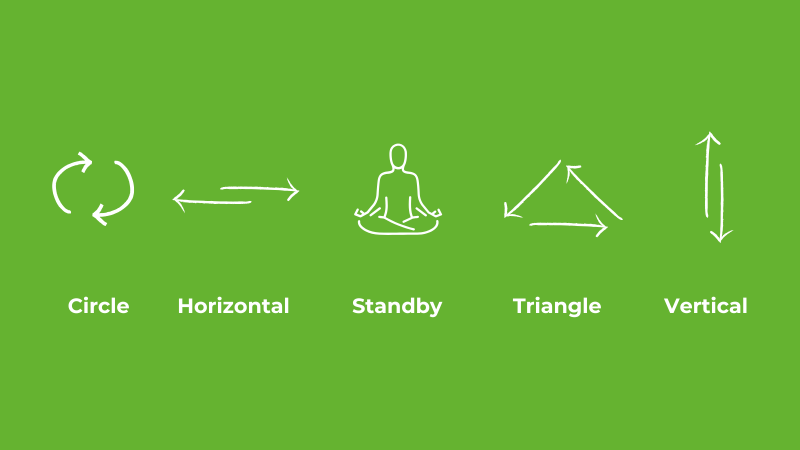
#> input picture Activity2_Bare-Metal_Edge-AI_Solution/Additionals/Demo-Image-Hand-Character.png, 1600 x 900 px (shown at 1/2 size)
$ jupyter execute Uygulama_test_edge_hand_character_recognition.ipynb
#> lines starting #> are read from the running program, lines starting #| are printed output that depends on the picture; after the words box and inside, x2 and y2 are one past the last pixel; in counts of white or black regions, pixels touching at a corner belong together
<p align="center"></p>

## Accelerator Workshops'a Hoşgeldiniz!

Empa Electronics tarafından düzenlenen Accelerators Workshops etkinlikleri serimizin Uçta Yapay Zeka adımına hoşgeldiniz. Bu açık-kaynak repository, workshop etkiliğimizde deneyimleyeceğiniz "ST Platformları İçin Edge-AI Çözümleri Geliştirme" uygulaması çalışma ortamını edinebilmeniz ve aktivitelere kolaylıkla eşlik edebilmeniz için sizinle paylaşılmıştır.

Bu script, uygulama içeriğinde geliştirilen modelin uç birimde testi için oluşturulmuştur.

**Uygulama Adımları:**

1. Gereksinimlerin Dahil Edilmesi
2. Seri Port ile Veri Örneği Okuma & Eğitilmiş Modeli Kullanarak Tahminleme

## 1. Gereksinimlerin Dahil Edilmesi

Gerekli modeller için import işlemi:

[cell 1]
import cv2
import numpy as np
import serial
from PIL import Image

## 3. Seri Port ile Veri Örneği Okuma & Eğitilmiş Modeli Kullanarak Tahminleme

Seri port konfigürasyonu için gerekli değerlerin tanımlanması:

[cell 2]
serial_port = '/dev/ttyACM0'   # Ubuntu
# serial_port = 'COM0'         # Windows
baud_rate = 115200
time_out = 2

Seri port üzerinden veri okuma & okunan veri örneklerinin tahminlenmesi

[cell 3]
class HandCharApp:
    def __init__(self, serialport, baudrate, timeout):
        self.serialport = serialport
        self.baudrate = baudrate
        self.timeout = timeout
        self.line = None
        self.name_class = None
        self.conf_vertical = -1
        self.conf_horizontal = -1
        self.conf_stanby = -1
        self.conf_circle = -1
        self.conf_triangle = -1

        self.read_background()
        self.name_app = "Hand Character Recognition - GUI - Empa Electronics"

    def read_data(self):
        with serial.Serial(self.serialport, self.baudrate, timeout=5) as ser_read:
            line = ser_read.readline()
            self.line = str(line).replace("b'", "").replace("\\n'", "").split(" ")

            if len(self.line) == 6 and self.line[0] in ["circle", "horizontal", "standby", "triangle", "vertical"]:
                self.name_class,  self.conf_circle, self.conf_horizontal, self.conf_stanby, self.conf_triangle, self.conf_vertical = self.line
            else:
                self.line = None

    def read_background(self):
        self.image_bg = cv2.cvtColor(np.array(Image.open("Additionals/Demo-Image-Hand-Character.png")), cv2.COLOR_RGB2BGR)

    def get_class_roi(self):
        image = self.image_bg
        self.roi_circle = image[:, :300].copy()
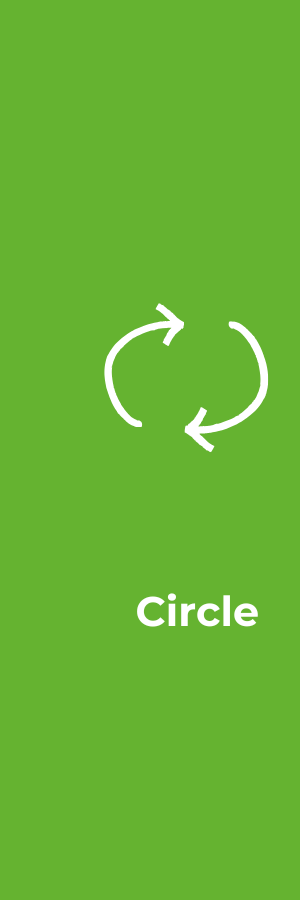
#> self.roi_circle: shape (900, 300, 3); mean B, G, R 51.6, 180.3, 103.7
        self.roi_horizontal = image[:, 300:620].copy()
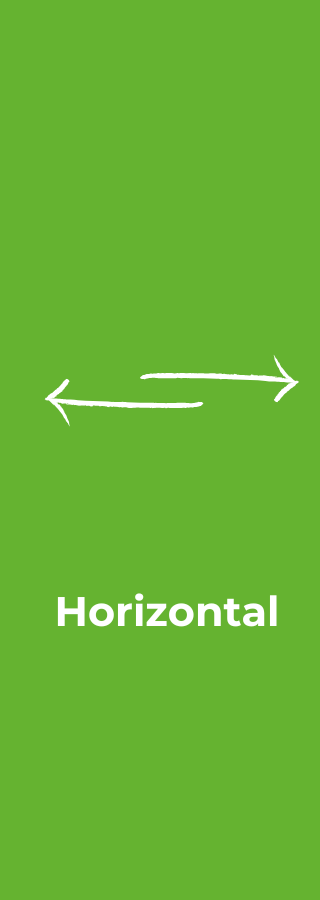
#> self.roi_horizontal: shape (900, 320, 3); mean B, G, R 51.5, 180.3, 103.6
        self.roi_standby = image[:, 620:950].copy()
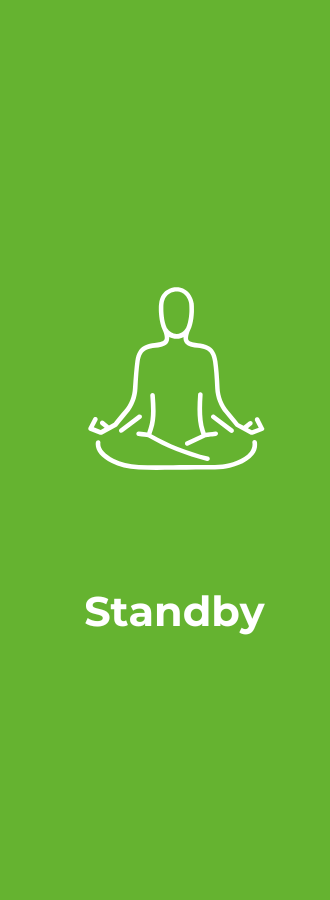
#> self.roi_standby: shape (900, 330, 3); mean B, G, R 52.6, 180.7, 104.4
        self.roi_triangle = image[:, 950:1300].copy()
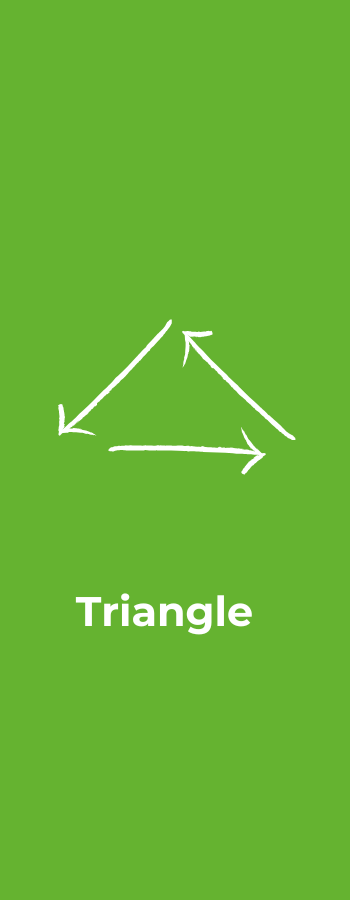
#> self.roi_triangle: shape (900, 350, 3); mean B, G, R 51.5, 180.3, 103.6
        self.roi_vertical = image[:, 1300:].copy()
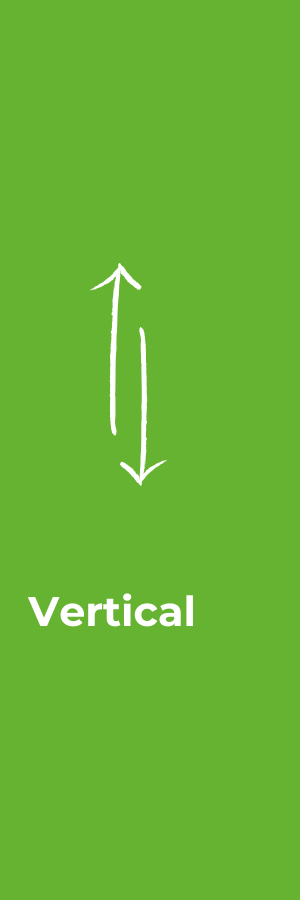
#> self.roi_vertical: shape (900, 300, 3); mean B, G, R 51.3, 180.2, 103.4

    def paint_class_roi(self):

        if self.name_class == "circle":
            roi = self.roi_circle.copy()
            mask = np.all(roi == [255, 255, 255], axis=-1)
            roi[mask] = [0, 255, 255]
            self.image_gui[:, :300] = roi

        elif self.name_class == "horizontal":
            roi = self.roi_horizontal.copy()
            mask = np.all(roi == [255, 255, 255], axis=-1)
            roi[mask] = [0, 255, 255]
            self.image_gui[:, 300:620] = roi

        elif self.name_class == "standby":
            roi = self.roi_standby.copy()
            # print(self.roi_standby.shape, self.roi_standby.dtype)
            # print(self.roi_standby)
            mask = np.all(roi == [255, 255, 255], axis=-1)
            roi[mask] = [0, 255, 255]
            self.image_gui[:, 620:950] = roi

        elif self.name_class == "triangle":
            roi = self.roi_triangle.copy()
            mask = np.all(roi == [255, 255, 255], axis=-1)
            roi[mask] = [0, 255, 255]
            self.image_gui[:, 950:1300] = roi

        elif self.name_class == "vertical":
            roi = self.roi_vertical.copy()
            mask = np.all(roi == [255, 255, 255], axis=-1)
            roi[mask] = [0, 255, 255]
            self.image_gui[:, 1300:] = roi


    def print_confidences(self):
        self.image_gui = self.image_bg.copy()

        # print(self.conf_circle, self.conf_horizontal, self.conf_stanby, self.conf_triangle, self.conf_vertical)

        self.conf_circle = float(self.conf_circle)
        self.conf_horizontal = float(self.conf_horizontal)
        self.conf_stanby = float(self.conf_stanby)
        self.conf_triangle = float(self.conf_triangle)
        self.conf_vertical = float(self.conf_vertical)

        cv2.putText(self.roi_circle, f"{self.conf_circle*100}%", (130, 750), cv2.FONT_HERSHEY_DUPLEX, 1.3, (255, 255, 255), 2)
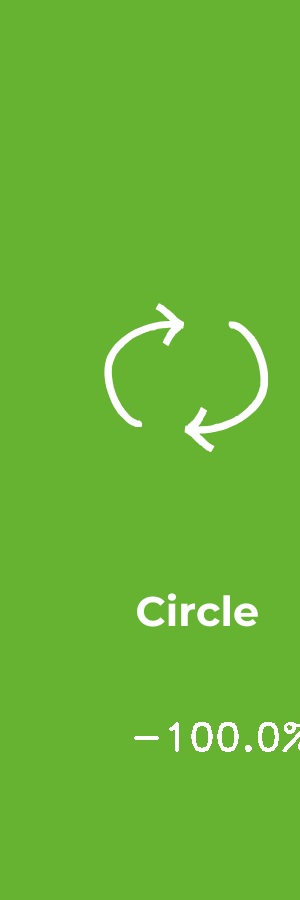
#> self.roi_circle: shape (900, 300, 3); 0.52% of pixels changed, all inside (x1, y1, x2, y2) = (134, 722, 300, 752)
        cv2.putText(self.roi_horizontal, f"{self.conf_horizontal*100}%", (100, 750), cv2.FONT_HERSHEY_DUPLEX, 1.3, (255, 255, 255), 2)
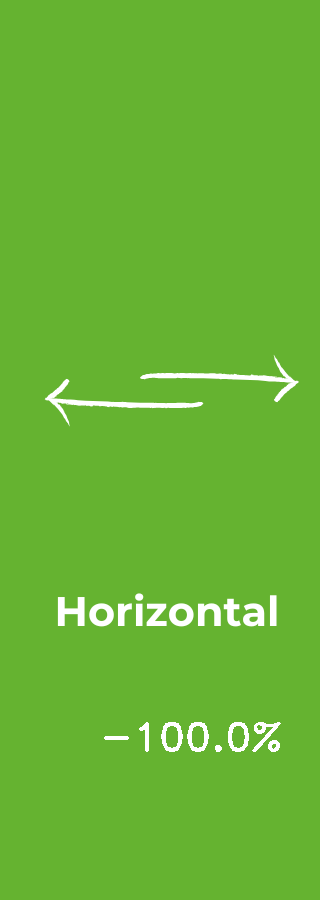
#> self.roi_horizontal: shape (900, 320, 3); 0.54% of pixels changed, all inside (x1, y1, x2, y2) = (104, 722, 281, 752)
        cv2.putText(self.roi_standby, f"{self.conf_stanby*100}%", (100, 750), cv2.FONT_HERSHEY_DUPLEX, 1.3, (255, 255, 255), 2)
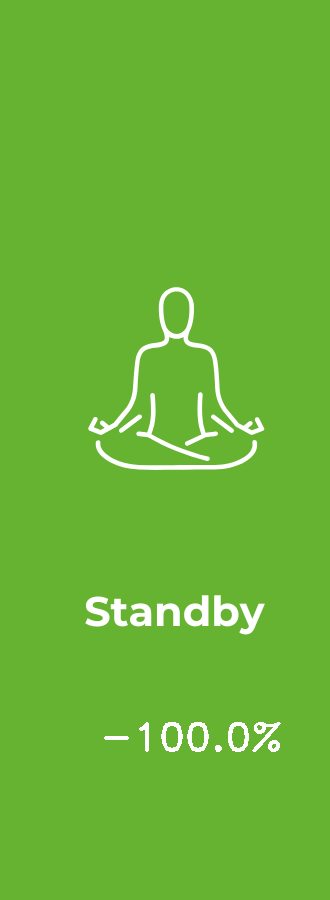
#> self.roi_standby: shape (900, 330, 3); 0.52% of pixels changed, all inside (x1, y1, x2, y2) = (104, 722, 281, 752)
        cv2.putText(self.roi_triangle, f"{self.conf_triangle*100}%", (100, 750), cv2.FONT_HERSHEY_DUPLEX, 1.3, (255, 255, 255), 2)
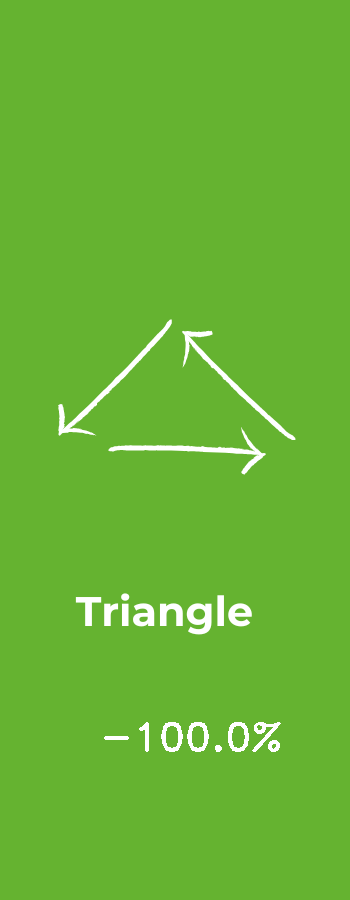
#> self.roi_triangle: shape (900, 350, 3); 0.49% of pixels changed, all inside (x1, y1, x2, y2) = (104, 722, 281, 752)
        cv2.putText(self.roi_vertical, f"{self.conf_vertical*100}%", (50, 750), cv2.FONT_HERSHEY_DUPLEX, 1.3, (255, 255, 255), 2)
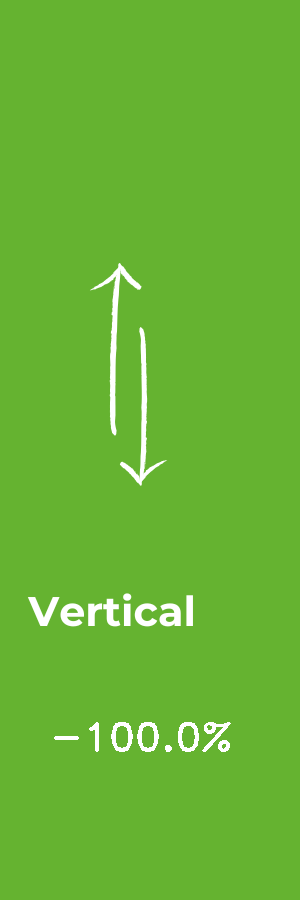
#> self.roi_vertical: shape (900, 300, 3); 0.58% of pixels changed, all inside (x1, y1, x2, y2) = (54, 722, 231, 752)

    def display_gui(self):
        cv2.namedWindow(self.name_app, cv2.WINDOW_FREERATIO)
        cv2.imshow(self.name_app, self.image_gui)

    def print_to_terminal(self):
        print(self.line)

    def run_app(self):
        while True:
            self.read_data()
            # self.print_to_terminal()
            self.get_class_roi()
            self.print_confidences()
            self.paint_class_roi()
            self.display_gui()

            if cv2.waitKey(20) & 0xFF == ord('q'):
#> (key q is pressed here)
                break

        cv2.destroyAllWindows()
